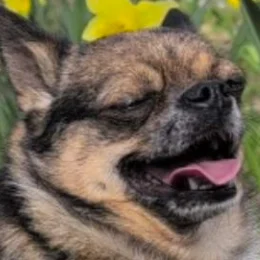
#> input picture frontend/src/rotspel/games/revir/album/01-varsol.webp, 260 x 260 px
$ python pixla.py ../../revir/album/01-varsol.webp 3 3 ../../revir/album/02-toarullen.webp
#> lines starting #> are read from the running program, lines starting #| are printed output that depends on the picture
"""Gör pixelkonst av PNG-bilder (emoji med alfa, eller foton).

python3 pixla.py <in.png> <storlek> <maxfärger> [foto]

Skriver JSON till stdout: {w, h, palette: [hex], rows: ["..0011.."]}
"""
import sys, json
import numpy as np
from PIL import Image

ALFABET = '0123456789abcdef'


def srgb_to_lab(rgb):
    c = rgb / 255.0
    c = np.where(c > 0.04045, ((c + 0.055) / 1.055) ** 2.4, c / 12.92)
    M = np.array([[0.4124, 0.3576, 0.1805], [0.2126, 0.7152, 0.0722], [0.0193, 0.1192, 0.9505]])
    xyz = c @ M.T
    xyz /= np.array([0.95047, 1.0, 1.08883])
    f = np.where(xyz > 0.008856, np.cbrt(xyz), 7.787 * xyz + 16 / 116)
    L = 116 * f[..., 1] - 16
    a = 500 * (f[..., 0] - f[..., 1])
    b = 200 * (f[..., 1] - f[..., 2])
    return np.stack([L, a, b], -1)


def kmeans(X, k, iters=40, seed=1):
    rng = np.random.default_rng(seed)
    # k-means++ start
    cent = [X[rng.integers(len(X))]]
    for _ in range(1, k):
        d = np.min(((X[:, None, :] - np.array(cent)[None]) ** 2).sum(-1), 1)
        if d.sum() == 0:
            break
        cent.append(X[rng.choice(len(X), p=d / d.sum())])
    cent = np.array(cent, dtype=float)
    for _ in range(iters):
        lab = np.argmin(((X[:, None, :] - cent[None]) ** 2).sum(-1), 1)
        ny = np.array([X[lab == i].mean(0) if np.any(lab == i) else cent[i] for i in range(len(cent))])
        if np.allclose(ny, cent):
            break
        cent = ny
    lab = np.argmin(((X[:, None, :] - cent[None]) ** 2).sum(-1), 1)
    return cent, lab


def pixla(path, n, maxk, foto=False, minandel=0.035, slaihop=14.0):
#> called with path = '../../revir/album/01-varsol.webp', n = 3, maxk = 3, foto = False, minandel = 0.035, slaihop = 14
    im = Image.open(path).convert('RGBA')
    if foto:
        im = im.resize((n, n), Image.LANCZOS)
        arr = np.asarray(im).astype(float)
        rgb = arr[..., :3]
        mask = np.ones((n, n), bool)
    else:
        # Beskär till innehållet så motivet fyller rutan
        bbox = im.getbbox()
#> bbox = (0, 0, 260, 260)
        im = im.crop(bbox)
        w0, h0 = im.size
#> w0 = 260; h0 = 260
        s = max(w0, h0)
#> s = 260
        ny = Image.new('RGBA', (s, s), (0, 0, 0, 0))
#> ny: PIL image 260x260 RGBA; every value is 0
        ny.paste(im, ((s - w0) // 2, (s - h0) // 2))
        im = ny.resize((n * 8, n * 8), Image.LANCZOS)
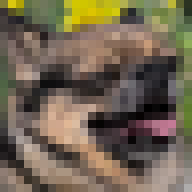
#> im: PIL image 24x24 RGBA (shown 8 times larger); mean R, G, B, A 113.5, 101.1, 81.5, 255
        arr = np.asarray(im).astype(float)
        a = arr[..., 3:4] / 255.0
#> a: shape (24, 24, 1) float64; every value is 1
        pre = arr[..., :3] * a
        # boxa ner 8x8 med förmultiplicerad alfa
        pre = pre.reshape(n, 8, n, 8, 3).mean((1, 3))
        al = a.reshape(n, 8, n, 8, 1).mean((1, 3))
        rgb = np.where(al > 0, pre / np.maximum(al, 1e-6), 0)
        mask = al[..., 0] > 0.5
#> mask = [[True, True, True], [True, True, True], [True, True, True]]
    X = srgb_to_lab(rgb[mask])
#> in srgb_to_lab, `c = rgb / 255.0`: c = [[0.402, 0.381, 0.298], [0.626, 0.545, 0.28], [0.473, 0.461, 0.336], [0.417, 0.372, 0.329], [0.375, 0.319, 0.295], [0.289, 0.269, 0.242], [0.464, 0.403, 0.359], [0.51, 0.419, 0.356], [0.449, 0.399, 0.381]]
#> in srgb_to_lab, `c = np.where(c > 0.04045, ((c + 0.055) / 1.055) ** 2.4, c / 12.92)`: c = [[0.134, 0.12, 0.0723], [0.349, 0.258, 0.0635], [0.19, 0.18, 0.0924], [0.145, 0.114, 0.0886], [0.116, 0.0832, 0.0709], [0.0679, 0.0587, 0.0479], [0.182, 0.135, 0.106], [0.223, 0.146, 0.104], [0.17, 0.132, 0.12]]
#> in srgb_to_lab, `xyz = c @ M.T`: xyz = [[0.111, 0.12, 0.0857], [0.248, 0.264, 0.0979], [0.159, 0.176, 0.113], [0.117, 0.119, 0.101], [0.0905, 0.0893, 0.0795], [0.0576, 0.0599, 0.0538], [0.142, 0.143, 0.12], [0.163, 0.16, 0.121], [0.139, 0.139, 0.133]]
#> in srgb_to_lab, `xyz /= np.array([0.95047, 1.0, 1.08883])`: xyz = [[0.117, 0.12, 0.0787], [0.261, 0.264, 0.0899], [0.168, 0.176, 0.104], [0.123, 0.119, 0.0923], [0.0952, 0.0893, 0.0731], [0.0606, 0.0599, 0.0495], [0.15, 0.143, 0.11], [0.172, 0.16, 0.111], [0.146, 0.139, 0.122]]
#> in srgb_to_lab, `f = np.where(xyz > 0.008856, np.cbrt(xyz), 7.787 * xyz + 16 / 116)`: f = [[0.489, 0.493, 0.429], [0.639, 0.641, 0.448], [0.551, 0.56, 0.47], [0.497, 0.491, 0.452], [0.457, 0.447, 0.418], [0.393, 0.391, 0.367], [0.531, 0.523, 0.48], [0.556, 0.542, 0.481], [0.527, 0.518, 0.496]]
#> in srgb_to_lab, `L = 116 * f[..., 1] - 16`: L = [41.17, 58.37, 48.96, 41.01, 35.86, 29.38, 44.63, 46.92, 44.13]
#> in srgb_to_lab, `a = 500 * (f[..., 0] - f[..., 1])`: a = [-1.8, -1.11, -4.32, 2.68, 4.79, 0.829, 4.24, 6.71, 4.15]
#> in srgb_to_lab, `b = 200 * (f[..., 1] - f[..., 2])`: b = [12.86, 38.63, 18.05, 7.9, 5.8, 4.83, 8.59, 12.34, 4.48]
#> X = [[41.17, -1.8, 12.86], [58.37, -1.11, 38.63], [48.96, -4.32, 18.05], [41.01, 2.68, 7.9], [35.86, 4.79, 5.8], [29.38, 0.829, 4.83], [44.63, 4.24, 8.59], [46.92, 6.71, 12.34], [44.13, 4.15, 4.48]]
    k = min(maxk + 3, len(X))
#> k = 6
    cent, lab = kmeans(X, k)
#> in kmeans, `cent = [X[rng.integers(len(X))]]`: cent = [[35.86, 4.79, 5.8]]
#> the loop in kmeans, `for _ in range(1, k):` made 5 passes
#> d on passes 1 to 5: [121.5, 1619.5, 405.1, 35.48, 0, 58.55, 85.03, 168.8, 70.67], [105.7, 883.5, 158.6, 35.48, 0, 58.55, 25.4, 0, 70.67], [105.7, 0, 158.6, 35.48, 0, 58.55, 25.4, 0, 70.67], [105.7, 0, 158.6, 23.59, 0, 58.55, 17.12, 0, 0], [94.13, 0, 0, 23.59, 0, 58.55, 17.12, 0, 0]
#> after the loop in kmeans, `for _ in range(1, k):`: cent = [[35.86, 4.79, 5.8], [46.92, 6.71, 12.34], [58.37, -1.11, 38.63], [44.13, 4.15, 4.48], [48.96, -4.32, 18.05], [41.17, -1.8, 12.86]]
#> the loop in kmeans, `for _ in range(iters):` made 2 passes
#> lab on passes 1 to 2: [5, 2, 4, 3, 0, 0, 3, 1, 3], [5, 2, 4, 3, 0, 0, 3, 1, 3]
#> cent = [[32.62, 2.81, 5.32], [46.92, 6.71, 12.34], [58.37, -1.11, 38.63], [43.26, 3.69, 6.99], [48.96, -4.32, 18.05], [41.17, -1.8, 12.86]]; lab = [5, 2, 4, 3, 0, 0, 3, 1, 3]
    # Slå ihop nära färger och väldigt små färger tills vi är nere på maxk
    full = np.full((n, n), -1)
    full[mask] = lab
    while True:
        ids = [i for i in range(len(cent)) if np.any(full == i)]
        counts = {i: int((full == i).sum()) for i in ids}
        tot = sum(counts.values())
        par = None
        bast = 1e9
        for i in ids:
            for j in ids:
                if j <= i:
                    continue
                d = float(np.sqrt(((cent[i] - cent[j]) ** 2).sum()))
                if d < bast:
                    bast, par = d, (i, j)
        liten = min(ids, key=lambda i: counts[i])
        if len(ids) > 2 and counts[liten] < max(3, minandel * tot):
            # flytta den minsta färgen till närmaste annan färg (per pixel)
            andra = [i for i in ids if i != liten]
            ys, xs = np.where(full == liten)
            for y, x in zip(ys, xs):
                px = srgb_to_lab(rgb[y, x][None])[0]
                full[y, x] = min(andra, key=lambda o: ((cent[o] - px) ** 2).sum())
            continue
        if par and (bast < slaihop or len(ids) > maxk):
            i, j = par
            ci, cj = counts[i], counts[j]
            cent[i] = (cent[i] * ci + cent[j] * cj) / (ci + cj)
            full[full == j] = i
            continue
        break
#> this loop made 5 passes
#> (ids, counts, liten, andra, ys, xs) on passes 1 to 2: ([0, 1, 2, 3, 4, 5], {0: 2, 1: 1, 2: 1, 3: 3, 4: 1, 5: 1}, 1, [0, 2, 3, 4, 5], [2], [1]), ([0, 2, 3, 4, 5], {0: 2, 2: 1, 3: 4, 4: 1, 5: 1}, 2, [0, 3, 4, 5], [0], [1])
#> (ids, counts, liten, ys, xs) on pass 3: ([0, 3, 4, 5], {0: 2, 3: 4, 4: 2, 5: 1}, 5, [0], [0])
#> after the loop, full = [[3, 4, 4], [3, 3, 3], [3, 3, 3]]
    ids = sorted({int(v) for v in full.flatten() if v >= 0}, key=lambda i: -cent[i][0])
#> ids = [4, 3]
    # Medelfärg i RGB för varje grupp, lite mer mättad
    pal = []
    for i in ids:
        c = rgb[full == i].mean(0)
        g = c.mean()
        c = np.clip(g + (c - g) * 1.15, 0, 255)
        pal.append('#%02x%02x%02x' % tuple(int(round(v)) for v in c))
#> this loop made 2 passes
#> (i, c, g) on passes 1 to 2: (4, [143.8, 130.2, 72.91], 115.6), (3, [107.6, 93.24, 80.65], 93.84)
#> after the loop, pal = ['#908249', '#6c5d51']
    karta = {i: ALFABET[k] for k, i in enumerate(ids)}
#> karta = {4: '0', 3: '1'}
    rows = [''.join(karta[int(v)] if v >= 0 else '.' for v in row) for row in full]
    # Trimma tomma rader/kolumner
    while rows and set(rows[0]) == {'.'}:
        rows.pop(0)
#> this loop made 0 passes
#> after the loop, rows = ['100', '111', '111']
    while rows and set(rows[-1]) == {'.'}:
        rows.pop()
    while rows and all(r[0] == '.' for r in rows):
        rows = [r[1:] for r in rows]
    while rows and all(r[-1] == '.' for r in rows):
        rows = [r[:-1] for r in rows]
    return {'w': len(rows[0]), 'h': len(rows), 'palette': pal, 'rows': rows}


if __name__ == '__main__':
    p = sys.argv[1]
    n = int(sys.argv[2])
    k = int(sys.argv[3])
    foto = len(sys.argv) > 4 and sys.argv[4] == 'foto'
    print(json.dumps(pixla(p, n, k, foto)))

$ run again, on frontend/src/rotspel/games/revir/album/03-blicken.webp
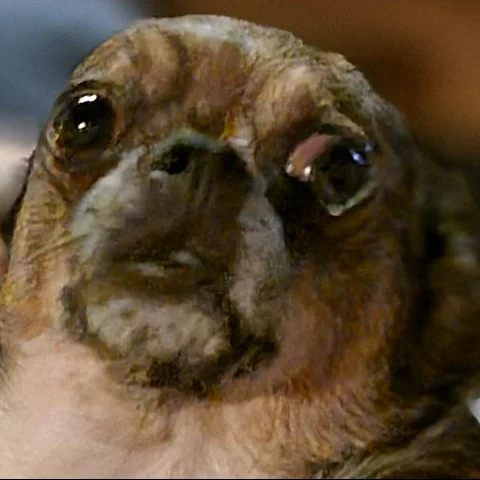
#> input picture frontend/src/rotspel/games/revir/album/03-blicken.webp, 480 x 480 px
#> bbox = (0, 0, 480, 480)
#> ny: PIL image 480x480 RGBA; every value is 0
#> in pixla, `im = ny.resize((n * 8, n * 8), Image.LANCZOS)`:
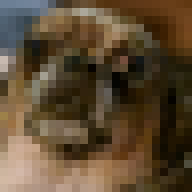
#> im: PIL image 24x24 RGBA (shown 8 times larger); mean R, G, B, A 92.9, 74.4, 51, 255
#> mask = [[True, True, True], [True, True, True], [True, True, True]]
#> in srgb_to_lab, `c = rgb / 255.0`: c = [[0.347, 0.34, 0.316], [0.408, 0.32, 0.209], [0.312, 0.208, 0.0911], [0.433, 0.36, 0.249], [0.228, 0.182, 0.107], [0.172, 0.129, 0.0477], [0.665, 0.555, 0.455], [0.472, 0.361, 0.25], [0.241, 0.17, 0.0754]]
#> in srgb_to_lab, `c = np.where(c > 0.04045, ((c + 0.055) / 1.055) ** 2.4, c / 12.92)`: c = [[0.0985, 0.0944, 0.0816], [0.139, 0.0837, 0.036], [0.0792, 0.0356, 0.0087], [0.157, 0.107, 0.0503], [0.0424, 0.0279, 0.0112], [0.0251, 0.0151, 0.00374], [0.4, 0.269, 0.175], [0.189, 0.107, 0.051], [0.0473, 0.0245, 0.00662]]
#> in srgb_to_lab, `xyz = c @ M.T`: xyz = [[0.0891, 0.0944, 0.0908], [0.0937, 0.0919, 0.0468], [0.047, 0.043, 0.014], [0.112, 0.113, 0.0636], [0.0295, 0.0298, 0.0148], [0.0164, 0.0164, 0.00584], [0.293, 0.29, 0.206], [0.125, 0.12, 0.0649], [0.0295, 0.0281, 0.0101]]
#> in srgb_to_lab, `xyz /= np.array([0.95047, 1.0, 1.08883])`: xyz = [[0.0938, 0.0944, 0.0833], [0.0985, 0.0919, 0.043], [0.0494, 0.043, 0.0129], [0.118, 0.113, 0.0584], [0.031, 0.0298, 0.0136], [0.0173, 0.0164, 0.00536], [0.308, 0.29, 0.189], [0.132, 0.12, 0.0596], [0.031, 0.0281, 0.0093]]
#> f = [[0.454, 0.455, 0.437], [0.462, 0.451, 0.35], [0.367, 0.35, 0.235], [0.49, 0.484, 0.388], [0.314, 0.31, 0.238], [0.259, 0.254, 0.18], [0.675, 0.662, 0.574], [0.509, 0.494, 0.391], [0.314, 0.304, 0.21]]
#> L = [36.81, 36.36, 24.63, 40.15, 19.95, 13.49, 60.79, 41.28, 19.26]
#> in srgb_to_lab, `a = 500 * (f[..., 0] - f[..., 1])`: a = [-0.48, 5.27, 8.39, 3.22, 2.12, 2.2, 6.7, 7.57, 5.11]
#> b = [3.69, 20.19, 23.14, 19.2, 14.28, 14.9, 17.62, 20.64, 18.74]
#> X = [[36.81, -0.48, 3.69], [36.36, 5.27, 20.19], [24.63, 8.39, 23.14], [40.15, 3.22, 19.2], [19.95, 2.12, 14.28], [13.49, 2.2, 14.9], [60.79, 6.7, 17.62], [41.28, 7.57, 20.64], [19.26, 5.11, 18.74]]
#> k = 6
#> in kmeans, `cent = [X[rng.integers(len(X))]]`: cent = [[19.95, 2.12, 14.28]]
#> the loop in kmeans, `for _ in range(1, k):` made 5 passes
#> d on passes 1 to 5: [403.2, 314.2, 139.8, 433.5, 0, 42.13, 1700.5, 525.5, 29.33], [371.8, 29.75, 139.8, 22.21, 0, 42.13, 390.4, 0, 29.33], [0, 29.75, 139.8, 22.21, 0, 42.13, 390.4, 0, 29.33], [0, 29.75, 139.8, 22.21, 0, 42.13, 0, 0, 29.33], [0, 29.75, 0, 22.21, 0, 42.13, 0, 0, 29.33]
#> after the loop in kmeans, `for _ in range(1, k):`: cent = [[19.95, 2.12, 14.28], [41.28, 7.57, 20.64], [36.81, -0.48, 3.69], [60.79, 6.7, 17.62], [24.63, 8.39, 23.14], [13.49, 2.2, 14.9]]
#> the loop in kmeans, `for _ in range(iters):` made 2 passes
#> lab on passes 1 to 2: [2, 1, 4, 1, 0, 5, 3, 1, 0], [2, 1, 4, 1, 0, 5, 3, 1, 0]
#> in pixla, `cent, lab = kmeans(X, k)`: cent = [[19.6, 3.62, 16.51], [39.26, 5.36, 20.01], [36.81, -0.48, 3.69], [60.79, 6.7, 17.62], [24.63, 8.39, 23.14], [13.49, 2.2, 14.9]]; lab = [2, 1, 4, 1, 0, 5, 3, 1, 0]
#> the loop in pixla, `while True:` made 5 passes
#> (ids, counts, liten, andra, ys, xs) on passes 1 to 3: ([0, 1, 2, 3, 4, 5], {0: 2, 1: 3, 2: 1, 3: 1, 4: 1, 5: 1}, 2, [0, 1, 3, 4, 5], [0], [0]), ([0, 1, 3, 4, 5], {0: 2, 1: 4, 3: 1, 4: 1, 5: 1}, 3, [0, 1, 4, 5], [2], [0]), ([0, 1, 4, 5], {0: 2, 1: 5, 4: 1, 5: 1}, 4, [0, 1, 5], [0], [2])
#> after the loop in pixla, `while True:`: full = [[1, 1, 0], [1, 0, 0], [1, 1, 0]]
#> in pixla, `ids = sorted({int(v) for v in full.flatten() if v >= 0}, key=lambda i:..`: ids = [1, 0]
#> the loop in pixla, `for i in ids:` made 2 passes
#> (c, g) on pass 1: ([121.7, 98.94, 72.12], 97.6)
#> after the loop in pixla, `for i in ids:`: pal = ['#7a6348', '#402c11']
#> karta = {1: '0', 0: '1'}
#> after the loop in pixla, `while rows and set(rows[0]) == {'.'}:`: rows = ['001', '011', '001']

$ run again, on frontend/src/rotspel/games/revir/album/04-kandisen.webp
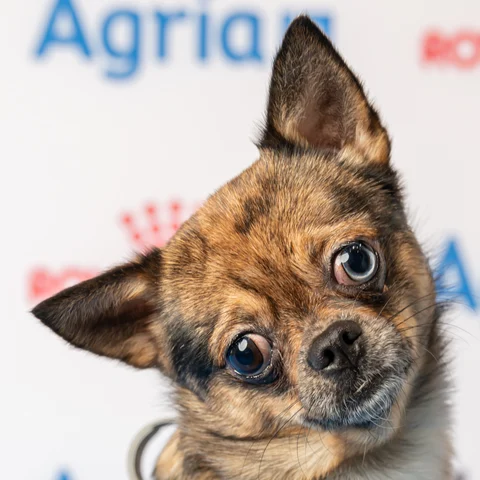
#> input picture frontend/src/rotspel/games/revir/album/04-kandisen.webp, 480 x 480 px
#> bbox = (0, 0, 480, 480)
#> ny: PIL image 480x480 RGBA; every value is 0
#> in pixla, `im = ny.resize((n * 8, n * 8), Image.LANCZOS)`:
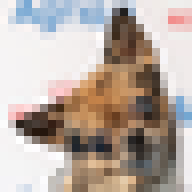
#> im: PIL image 24x24 RGBA (shown 8 times larger); mean R, G, B, A 183.2, 170.5, 162.4, 255
#> mask = [[True, True, True], [True, True, True], [True, True, True]]
#> in srgb_to_lab, `c = rgb / 255.0`: c = [[0.854, 0.883, 0.918], [0.704, 0.7, 0.711], [0.825, 0.759, 0.738], [0.818, 0.765, 0.753], [0.73, 0.56, 0.417], [0.585, 0.536, 0.503], [0.844, 0.825, 0.816], [0.585, 0.497, 0.415], [0.522, 0.491, 0.461]]
#> in srgb_to_lab, `c = np.where(c > 0.04045, ((c + 0.055) / 1.055) ** 2.4, c / 12.92)`: c = [[0.699, 0.754, 0.824], [0.454, 0.448, 0.463], [0.647, 0.537, 0.504], [0.636, 0.546, 0.528], [0.491, 0.274, 0.145], [0.301, 0.249, 0.217], [0.68, 0.648, 0.632], [0.302, 0.211, 0.143], [0.235, 0.206, 0.18]]
#> in srgb_to_lab, `xyz = c @ M.T`: xyz = [[0.706, 0.747, 0.886], [0.431, 0.451, 0.502], [0.55, 0.558, 0.556], [0.553, 0.563, 0.579], [0.327, 0.311, 0.18], [0.252, 0.258, 0.241], [0.626, 0.653, 0.691], [0.226, 0.225, 0.167], [0.203, 0.21, 0.2]]
#> in srgb_to_lab, `xyz /= np.array([0.95047, 1.0, 1.08883])`: xyz = [[0.743, 0.747, 0.814], [0.454, 0.451, 0.462], [0.579, 0.558, 0.51], [0.581, 0.563, 0.532], [0.344, 0.311, 0.166], [0.265, 0.258, 0.222], [0.659, 0.653, 0.635], [0.238, 0.225, 0.154], [0.214, 0.21, 0.184]]
#> f = [[0.906, 0.907, 0.934], [0.768, 0.767, 0.773], [0.833, 0.823, 0.799], [0.835, 0.826, 0.81], [0.701, 0.678, 0.549], [0.643, 0.636, 0.605], [0.87, 0.868, 0.859], [0.619, 0.609, 0.535], [0.598, 0.595, 0.568]]
#> L = [89.25, 72.93, 79.52, 79.81, 62.6, 57.8, 84.66, 54.59, 52.99]
#> in srgb_to_lab, `a = 500 * (f[..., 0] - f[..., 1])`: a = [-0.788, 0.865, 4.96, 4.31, 11.54, 3.19, 1.19, 5.38, 1.56]
#> b = [-5.28, -1.23, 4.85, 3.15, 25.69, 6.2, 1.68, 14.61, 5.29]
#> X = [[89.25, -0.788, -5.28], [72.93, 0.865, -1.23], [79.52, 4.96, 4.85], [79.81, 4.31, 3.15], [62.6, 11.54, 25.69], [57.8, 3.19, 6.2], [84.66, 1.19, 1.68], [54.59, 5.38, 14.61], [52.99, 1.56, 5.29]]
#> k = 6
#> in kmeans, `cent = [X[rng.integers(len(X))]]`: cent = [[62.6, 11.54, 25.69]]
#> the loop in kmeans, `for _ in range(1, k):` made 5 passes
#> d on passes 2 to 5: [1432.3, 440.6, 715.6, 731.6, 0, 26.67, 1016.3, 104.1, 0], [0, 285.6, 230.4, 186.2, 0, 26.67, 73.5, 104.1, 0], [0, 285.6, 230.4, 186.2, 0, 26.67, 73.5, 0, 0], [0, 0, 97.12, 78.45, 0, 26.67, 73.5, 0, 0]
#> after the loop in kmeans, `for _ in range(1, k):`: cent = [[62.6, 11.54, 25.69], [52.99, 1.56, 5.29], [89.25, -0.788, -5.28], [54.59, 5.38, 14.61], [72.93, 0.865, -1.23], [79.81, 4.31, 3.15]]
#> the loop in kmeans, `for _ in range(iters):` made 2 passes
#> lab on passes 1 to 2: [2, 4, 5, 5, 0, 1, 5, 3, 1], [2, 4, 5, 5, 0, 1, 5, 3, 1]
#> in pixla, `cent, lab = kmeans(X, k)`: cent = [[62.6, 11.54, 25.69], [55.39, 2.38, 5.74], [89.25, -0.788, -5.28], [54.59, 5.38, 14.61], [72.93, 0.865, -1.23], [81.33, 3.49, 3.23]]; lab = [2, 4, 5, 5, 0, 1, 5, 3, 1]
#> the loop in pixla, `while True:` made 5 passes
#> (ids, counts, liten, andra, ys, xs) on passes 2 to 3: ([1, 2, 3, 4, 5], {1: 2, 2: 1, 3: 2, 4: 1, 5: 3}, 2, [1, 3, 4, 5], [0], [0]), ([1, 3, 4, 5], {1: 2, 3: 2, 4: 1, 5: 4}, 4, [1, 3, 5], [0], [1])
#> after the loop in pixla, `while True:`: full = [[5, 5, 5], [5, 3, 3], [5, 3, 3]]
#> in pixla, `ids = sorted({int(v) for v in full.flatten() if v >= 0}, key=lambda i:..`: ids = [5, 3]
#> the loop in pixla, `for i in ids:` made 2 passes
#> (i, c, g) on passes 1 to 2: (5, [206.9, 200.2, 200.5], 202.5), (3, [157.5, 132.7, 111.6], 133.9)
#> after the loop in pixla, `for i in ids:`: pal = ['#cfc8c9', '#9d8570']
#> karta = {5: '0', 3: '1'}
#> after the loop in pixla, `while rows and set(rows[0]) == {'.'}:`: rows = ['000', '011', '011']

$ run again, on frontend/src/rotspel/games/revir/album/05-smakbiten.webp
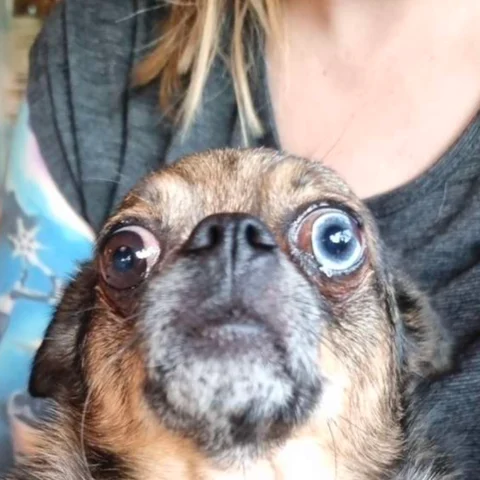
#> input picture frontend/src/rotspel/games/revir/album/05-smakbiten.webp, 480 x 480 px
#> bbox = (0, 0, 480, 480)
#> ny: PIL image 480x480 RGBA; every value is 0
#> in pixla, `im = ny.resize((n * 8, n * 8), Image.LANCZOS)`:
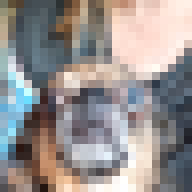
#> im: PIL image 24x24 RGBA (shown 8 times larger); mean R, G, B, A 150.9, 145.2, 143.8, 255
#> mask = [[True, True, True], [True, True, True], [True, True, True]]
#> in srgb_to_lab, `c = rgb / 255.0`: c = [[0.38, 0.407, 0.407], [0.621, 0.56, 0.512], [0.957, 0.856, 0.816], [0.48, 0.541, 0.58], [0.628, 0.594, 0.599], [0.479, 0.49, 0.52], [0.51, 0.445, 0.409], [0.689, 0.669, 0.677], [0.582, 0.564, 0.554]]
#> in srgb_to_lab, `c = np.where(c > 0.04045, ((c + 0.055) / 1.055) ** 2.4, c / 12.92)`: c = [[0.12, 0.138, 0.138], [0.343, 0.274, 0.225], [0.904, 0.703, 0.631], [0.196, 0.254, 0.296], [0.352, 0.311, 0.317], [0.195, 0.205, 0.233], [0.224, 0.166, 0.139], [0.433, 0.406, 0.416], [0.298, 0.279, 0.268]]
#> in srgb_to_lab, `xyz = c @ M.T`: xyz = [[0.123, 0.134, 0.15], [0.28, 0.285, 0.254], [0.738, 0.74, 0.701], [0.225, 0.244, 0.315], [0.314, 0.32, 0.346], [0.196, 0.205, 0.25], [0.177, 0.177, 0.156], [0.398, 0.412, 0.452], [0.271, 0.282, 0.294]]
#> in srgb_to_lab, `xyz /= np.array([0.95047, 1.0, 1.08883])`: xyz = [[0.13, 0.134, 0.138], [0.295, 0.285, 0.233], [0.776, 0.74, 0.644], [0.237, 0.244, 0.289], [0.33, 0.32, 0.317], [0.206, 0.205, 0.229], [0.186, 0.177, 0.144], [0.419, 0.412, 0.415], [0.285, 0.282, 0.27]]
#> f = [[0.506, 0.511, 0.516], [0.666, 0.658, 0.615], [0.919, 0.905, 0.863], [0.618, 0.625, 0.661], [0.691, 0.684, 0.682], [0.591, 0.589, 0.612], [0.571, 0.561, 0.524], [0.748, 0.744, 0.746], [0.658, 0.656, 0.646]]
#> L = [43.33, 60.36, 88.94, 56.53, 63.37, 52.38, 49.09, 70.32, 60.06]
#> in srgb_to_lab, `a = 500 * (f[..., 0] - f[..., 1])`: a = [-2.52, 3.67, 7.24, -3.41, 3.4, 0.582, 4.93, 2.16, 1.19]
#> b = [-0.987, 8.61, 8.23, -7.24, 0.409, -4.54, 7.49, -0.364, 1.94]
#> X = [[43.33, -2.52, -0.987], [60.36, 3.67, 8.61], [88.94, 7.24, 8.23], [56.53, -3.41, -7.24], [63.37, 3.4, 0.409], [52.38, 0.582, -4.54], [49.09, 4.93, 7.49], [70.32, 2.16, -0.364], [60.06, 1.19, 1.94]]
#> k = 6
#> in kmeans, `cent = [X[rng.integers(len(X))]]`: cent = [[63.37, 3.4, 0.409]]
#> the loop in kmeans, `for _ in range(1, k):` made 5 passes
#> d on passes 1 to 5: [438.8, 76.35, 729.6, 151.6, 0, 153.3, 256.3, 50.41, 18.15], [160.6, 76.35, 729.6, 151.6, 0, 153.3, 0, 50.41, 18.15], [160.6, 0, 729.6, 151.6, 0, 153.3, 0, 50.41, 18.15], [160.6, 0, 446.5, 151.6, 0, 153.3, 0, 0, 18.15], [160.6, 0, 0, 151.6, 0, 153.3, 0, 0, 18.15]
#> after the loop in kmeans, `for _ in range(1, k):`: cent = [[63.37, 3.4, 0.409], [49.09, 4.93, 7.49], [60.36, 3.67, 8.61], [70.32, 2.16, -0.364], [88.94, 7.24, 8.23], [56.53, -3.41, -7.24]]
#> the loop in kmeans, `for _ in range(iters):` made 2 passes
#> lab on passes 1 to 2: [1, 2, 4, 5, 0, 5, 1, 3, 0], [1, 2, 4, 5, 0, 5, 1, 3, 0]
#> in pixla, `cent, lab = kmeans(X, k)`: cent = [[61.72, 2.3, 1.17], [46.21, 1.2, 3.25], [60.36, 3.67, 8.61], [70.32, 2.16, -0.364], [88.94, 7.24, 8.23], [54.45, -1.41, -5.89]]; lab = [1, 2, 4, 5, 0, 5, 1, 3, 0]
#> the loop in pixla, `while True:` made 6 passes
#> (ids, counts, liten, andra, ys, xs) on passes 1 to 3: ([0, 1, 2, 3, 4, 5], {0: 2, 1: 2, 2: 1, 3: 1, 4: 1, 5: 2}, 2, [0, 1, 3, 4, 5], [0], [1]), ([0, 1, 3, 4, 5], {0: 3, 1: 2, 3: 1, 4: 1, 5: 2}, 3, [0, 1, 4, 5], [2], [1]), ([0, 1, 4, 5], {0: 4, 1: 2, 4: 1, 5: 2}, 4, [0, 1, 5], [0], [2])
#> after the loop in pixla, `while True:`: cent = [[59.3, 1.06, -1.18], [46.21, 1.2, 3.25], [60.36, 3.67, 8.61], [70.32, 2.16, -0.364], [88.94, 7.24, 8.23], [54.45, -1.41, -5.89]]; full = [[0, 0, 0], [0, 0, 0], [0, 0, 0]]
#> the loop in pixla, `for i in ids:` made 1 pass
#> (c, g) on pass 1: ([151.5, 145, 143.4], 146.6)
#> after the loop in pixla, `for i in ids:`: pal = ['#98918f']
#> karta = {0: '0'}
#> after the loop in pixla, `while rows and set(rows[0]) == {'.'}:`: rows = ['000', '000', '000']
